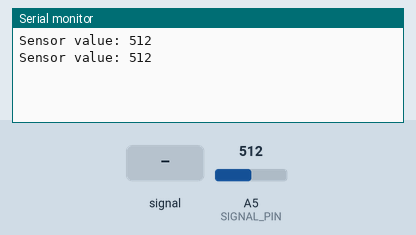
Bench run of a sketch on a simulated Arduino Uno, built with avr-gcc and run on an emulated ATmega328P. Shown: the last lines printed to the serial monitor. Inputs (shaded band) come from the test bench; at power-on: A5 (SIGNAL_PIN) = 512.

Above: at 1.8 s.
1.9 s: A5 (SIGNAL_PIN) fed a 200 Hz sine of ±81 counts around its level
At 2.6 s:
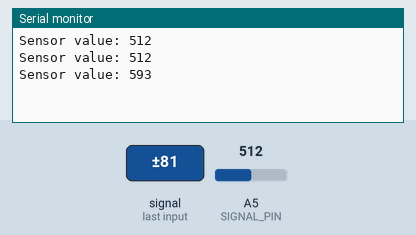
3.4 s: A5 (SIGNAL_PIN) set to 716
At 4.7 s:
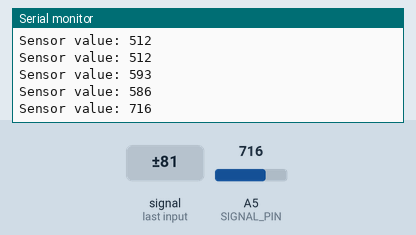
4.9 s: A5 (SIGNAL_PIN) fed a 1000 Hz sine of ±255 counts around its level
At 5.8 s:
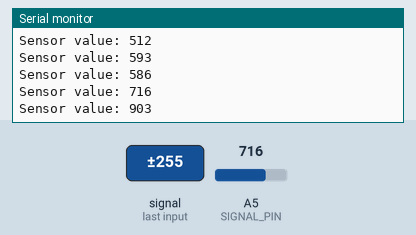
6.4 s: A5 (SIGNAL_PIN) set to 900
At 7.6 s:
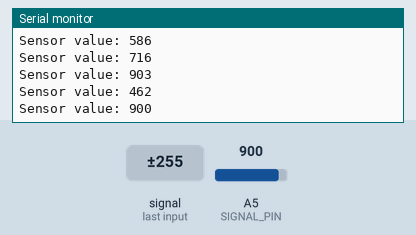
Timing chart, 0 to 8.9 s (numbered marks = the images above; inputs shaded):
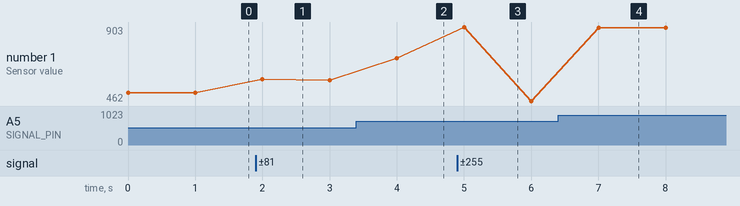

Measured:
- after the input at 1.9 s, the serial monitor: prints a new line after 0.10 s (image 1)
- after the input at 3.4 s, the serial monitor: prints a new line after 0.60 s (image 2)
- after the input at 4.9 s, the serial monitor: prints a new line after 0.10 s (image 3)
- after the input at 6.4 s, the serial monitor: prints a new line after 0.60 s (image 4)
- plotted number 1: 512 → 586 after the input at 1.9 s, 586 → 716 after the input at 3.4 s, 716 → 462 after the input at 4.9 s, 462 → 900 after the input at 6.4 s

The sketch:

Water_Sensor.ino
```cpp
#define SIGNAL_PIN A5

int value = 0; // variable to store the sensor value

void setup() {
  Serial.begin(9600);
}

void loop() {
  value = analogRead(SIGNAL_PIN); // read the analog value from sensor

  Serial.print("Sensor value: ");
  Serial.println(value);

  delay(1000);
}
```
